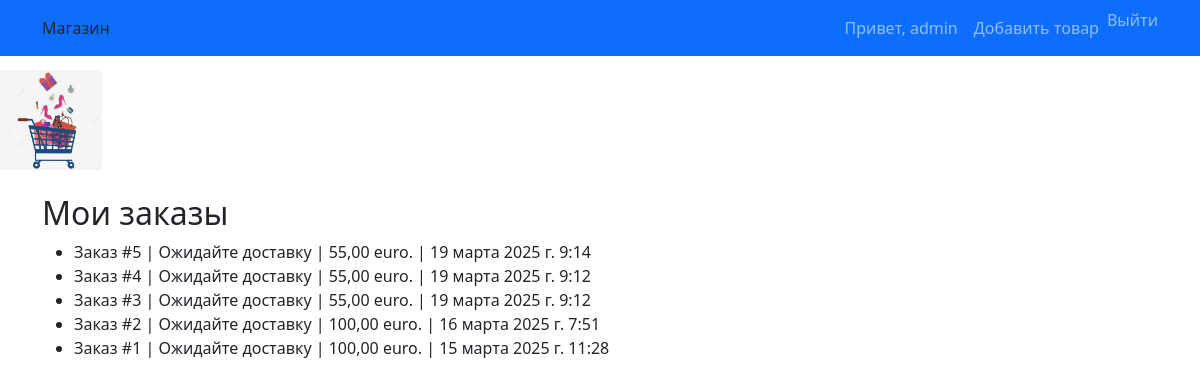
/account/ (signed in), run on an earlier commit of the app's database.
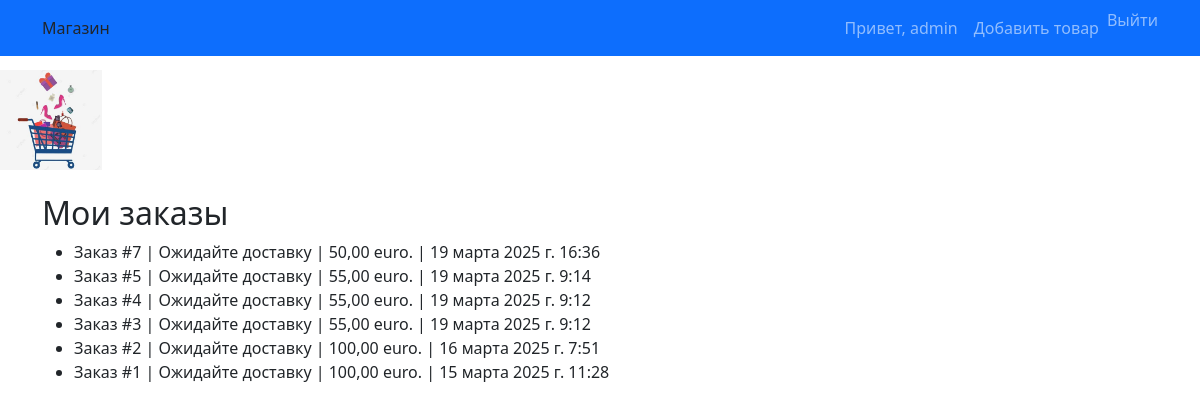
And on a later commit of the database.
### shop/models.py (models this page shows, shortened)
class Order(models.Model):
    STATUS_CHOICES = [
        ('pending', 'Ожидайте доставку'),
        ('confirmed', 'Подтверждён'),
        ('canceled', 'Отменён'),
        ('delivered', 'Доставлен'),
    ]
    SHIPPING_CHOICES = [
        ('pickup', 'Самовывоз'),
        ('courier', 'Курьер'),
        ('digital', 'Цифровая доставка'),
    ]
    user = models.ForeignKey(User, on_delete=models.CASCADE)
    total_price = models.DecimalField(max_digits=10, decimal_places=2)
    status = models.CharField(max_length=50, choices=STATUS_CHOICES, default='pending')
    shipping_method = models.CharField(max_length=50, choices=SHIPPING_CHOICES, default='pickup')
    created_at = models.DateTimeField(auto_now_add=True)

### shop/views.py (the view)
# urls.py: path('account/', account, name='account'),
@login_required
def account(request):
    orders = Order.objects.filter(user=request.user).order_by('-created_at')
    return render(request, 'account.html', {'orders': orders})

### shop/templates/account.html
{% extends 'base.html' %}
{% block content %}
<h2>Мои заказы</h2>
{% if orders %}
<ul>
{% for o in orders %}
  <li>Заказ #{{ o.id }} | {{ o.get_status_display }} | {{ o.total_price }} euro. | {{ o.created_at }}</li>
{% endfor %}
</ul>
{% else %}
<p>Заказов нет.</p>
{% endif %}
{% endblock %}

What changed in the data, as far as the page shows it:
added Order: id "7", status "Ожидайте доставку", total_price "50,00", created_at "19 марта 2025 г. 16:36"
